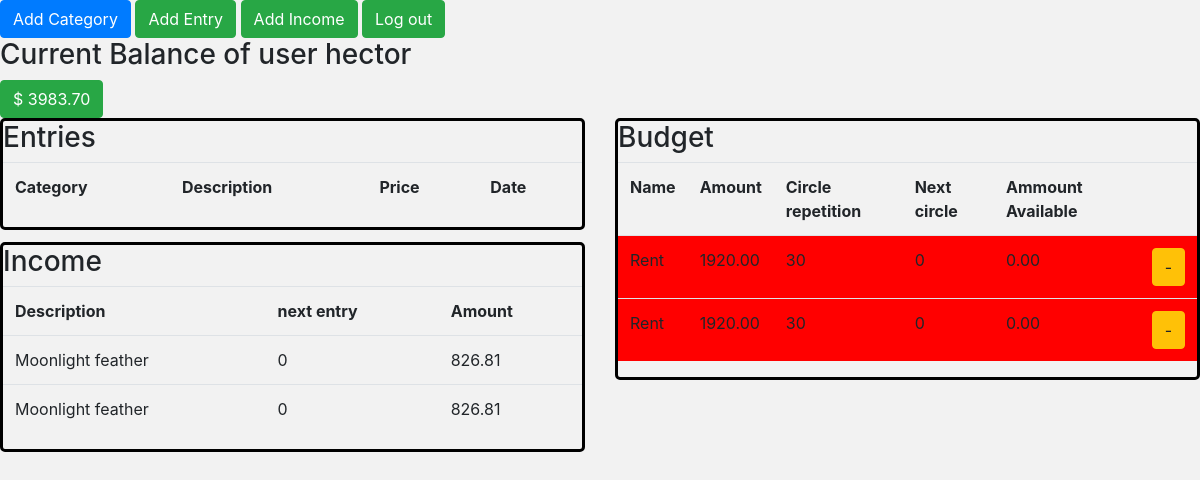
The page /expenses/user/ (signed in) on the database as committed earlier.
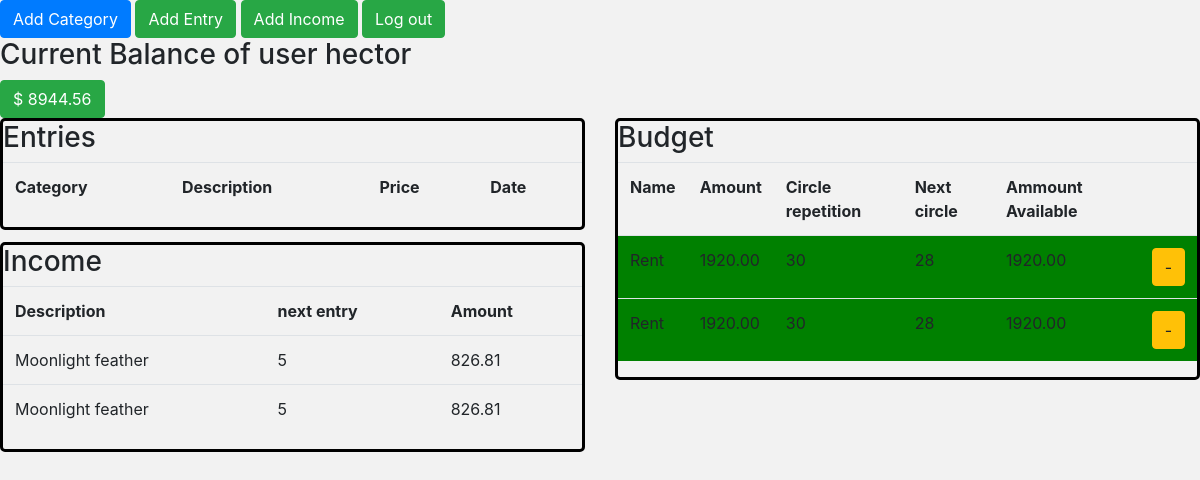
The same page on the database as committed later.
### account/models.py (models this page shows)
class CustomUser(models.Model):
    user = models.OneToOneField(User, on_delete=models.CASCADE)
    current_balance = models.DecimalField(max_digits=10, decimal_places=2, default=0)

### expenses/models.py (models this page shows, shortened)
class Income(models.Model):
    user = models.ForeignKey(User, on_delete=models.CASCADE)
    circle_repetition = models.IntegerField()
    current_circle = models.IntegerField(default=0)
    repition = models.BooleanField(null=True)
    description = models.CharField(max_length=255)
    amount = models.DecimalField(max_digits=10, decimal_places=2, default=0.00)

class Category(models.Model):
    user = models.ForeignKey(User, on_delete=models.CASCADE)
    expense = models.DecimalField(max_digits=10, decimal_places=2)
    circle_repetition = models.IntegerField()
    name=models.CharField(max_length=255)
    current_circle = models.IntegerField(default=0)
    deficit = models.BooleanField(default=True)
    spend_available = models.DecimalField(max_digits=10, decimal_places=2, default=0.00)

### expenses/views.py (the view, shortened to what this page needs)
# urls.py: re_path(r'user/', views.PersonData.as_view(), name='person_expenses'),
class PersonData(LoginRequiredMixin, View):
    model = Entry
    template_name = 'expenses/summary.html'
    log_in='user/login'
    def get(self, request):
        user = request.user
        balance = CustomUser.objects.get(user=user).current_balance
        categories= Category.objects.filter(user=user)
        expenses = Entry.objects.filter(user=user)
        income = Income.objects.filter(user=user)
        data = {
            'categories':categories,
            'expenses':expenses,
            'income':income,
            'balance': balance
        }
        return render(request, self.template_name, data)

### templates/expenses/summary.html (shortened to what this page needs)
{% extends "base.html"%}
{% load static %}
{% block  body %}
<div class="header">
  <span class="btn btn-primary"><a style="color:white;" href="{% url 'expenses:category' %}">Add Category</a></span>
  <span class="btn btn-success"><a style="color:white;" href="{% url 'expenses:add' %}">Add Entry</a></span>
  <span class="btn btn-success"><a style="color:white;" href="{% url 'expenses:income' %}">Add Income</a></span>
  <span class="btn btn-success"><a style="color:white;" href="{% url 'accounts:log_out' %}">Log out</a></span>
  <div class="balance">
    <h3>Current Balance of user {{user.get_username}}</h3>
    {% if balance > 0 %}
    <div class="btn btn-success" id="current_balance">$ {{balance}}</div>
    {% else %}
    <div class="btn btn-danger" id="current_balance">$ {{balance}}</div>
    {% endif %}
  </div>
</div>
    <div class="row">
      <div class=" col">
        <div class="panel table-responsive">
          <h3>Entries</h3>
          <table class="table">
            <tr>
              <th>Category</th>
              <th>Description</th>
              <th>Price</th>
              <th>Date</th>
            </tr>
          </table>
        </div>
        <div class="row">
          <div class ="col">
            <div class="panel table-responsive">
              <h3>Income</h3>
              <table class="table">
                  <tr>
                    <th>Description</th>
                    <th>next entry</th>
                    <th>Amount</th>
                  </tr>
                  {% for entry_income in income %}
                  <tr>
                    <td>{{entry_income.description}}</td>
                    {% if entry_income %}
                    <td> {{ entry_income.current_circle}}</td>
                    {% else %}
                    <td> NO more entry </td>
                    {% endif %}
                    <td>{{entry_income.amount}}</td>
                  </tr>
                  {% endfor %}
              </table>
            </div>
          </div>
        </div>
      </div>
      <div class="col">
        <div class="panel table-responsive" id="Budget">
          <h3>Budget</h3>
          <table class="table">
            <tr>
              <th>Name</th>
              <th>Amount</th>
              <th>Circle repetition</th>
              <th>Next circle</th>
              <th>Ammount Available</th>
              <th></th>
            </tr>
            {% for category in categories %}
            {% if category.deficit %}
            <tr style="background-color:red;" data-row-id="{{category.id}}">
            {% else %}
            <tr style="background-color:green;" data-row-id="{{category.id}}">
            {% endif %}
              <td>{{category.name}}</td>
              <td>{{category.expense}}</td>
              <td>{{category.circle_repetition}}</td>
              <td>{{category.current_circle}}</td>
              <td>{{category.spend_available}}</td>
              <td><span id="test" class="btn btn-warning delete-target" data-name="{{category.name}}" data-id="{{category.id}}">-</span>
              </td>
            </tr>
            {% endfor %}
          </table>
        </div>
      </div>
    </div>
  {% endblock %}

### templates/base.html (shortened to what this page needs)
{% load static %}
<!DOCTYPE html>
<html lang="en" dir="ltr">
  <head>
    <link rel="stylesheet" href="https://maxcdn.bootstrapcdn.com/bootstrap/4.0.0/css/bootstrap.min.css">
    <link rel="stylesheet" href="{% static "css/base.css" %}">
  </head>
  <body>
    {% block body %}
    {% endblock %}
  </body>
</html>

### static/css/base.css (style rules this page uses)
body { background-color: #f2f2f2; }
.header { position: sticky; }
.panel { margin-bottom: 2%; border: 3px black solid; border-radius: 5px; }

Rows that differ between the two databases and show on the page:
changed CustomUser: current_balance "3983.70" → "8944.56"
changed Income (number 1 of 2 on the later page): current_circle "0" → "5"
changed Income (number 2 of 2 on the later page): current_circle "0" → "5"
changed Category (number 1 of 2 on the later page): deficit True → False (drawn); current_circle "0" → "28"; spend_available "0.00" → "1920.00"
changed Category (number 2 of 2 on the later page): deficit True → False (drawn); current_circle "0" → "28"; spend_available "0.00" → "1920.00"
